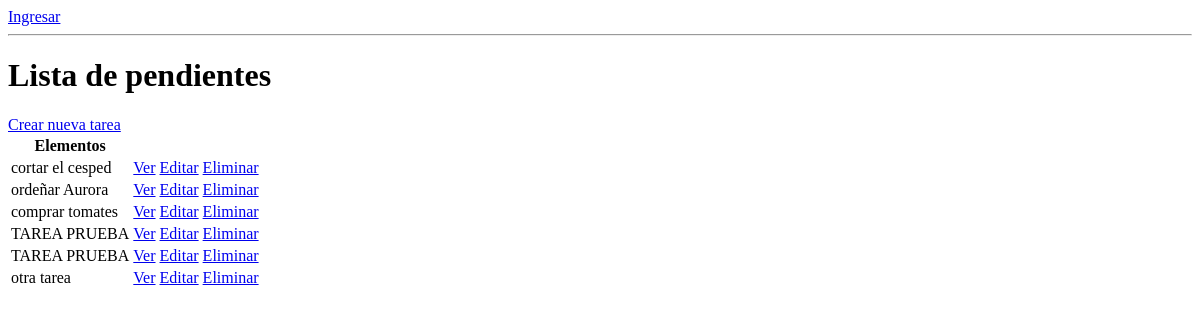
/, run on an earlier commit of the app's database.
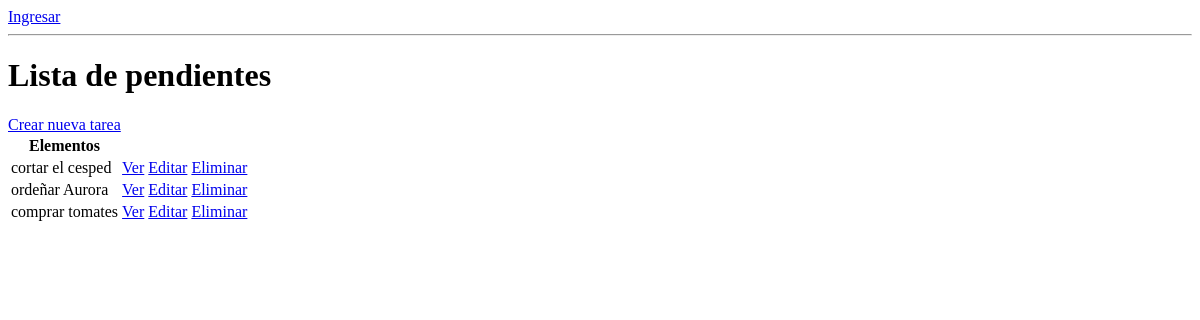
And on a later commit of the database.
### base/models.py (models this page shows, shortened)
class Tarea(models.Model):
    usuario = models.ForeignKey(User, on_delete= models.CASCADE, null= True, blank = True)
    titulo = models.CharField(max_length = 200)
    descripcion = models.TextField(null = True, blank = True)
    completo = models.BooleanField(default = False)
    creado = models.DateTimeField(auto_now_add = True)
    class Meta:
        ordering = ['completo']

### base/views.py (the view)
# urls.py: path('', ListaPendientes.as_view(), name='tareas'),
class ListaPendientes(ListView):
    model = Tarea
    context_object_name = 'tareas'

### base/templates/base/tarea_list.html
{% if request.user.is_authenticated %}
    <p>{{request.user}}</p>
    <a href={% url "logout" %}>Salir</a>
{% else %}
    <a href="{% url 'login' %}">Ingresar</a>
{% endif %}
<hr>
<h1>Lista de pendientes</h1>
<a href='{% url 'crear-tarea' %}'>Crear nueva tarea</a>
<table>
    <tr>
        <th>Elementos</th>
        <th></th>
        <th></th>
    </tr>
    {% for tarea in tareas %}
    <tr>
        <td>{{tarea.titulo}}</td>
        <td><a href="{% url 'tarea' tarea.id %}">Ver</a></td>
        <td><a href="{% url 'editar-tarea' tarea.id %}">Editar</a></td>
        <td><a href="{% url 'eliminar-tarea' tarea.id %}">Eliminar</a></td>
    </tr>
    {% empty %}
    <h3>No hay elementos en esta lista</h3>
    {% endfor %}
</table>

What changed in the data, as far as the page shows it:
removed Tarea: titulo "TAREA PRUEBA"
removed Tarea: titulo "TAREA PRUEBA"
removed Tarea: titulo "otra tarea"
